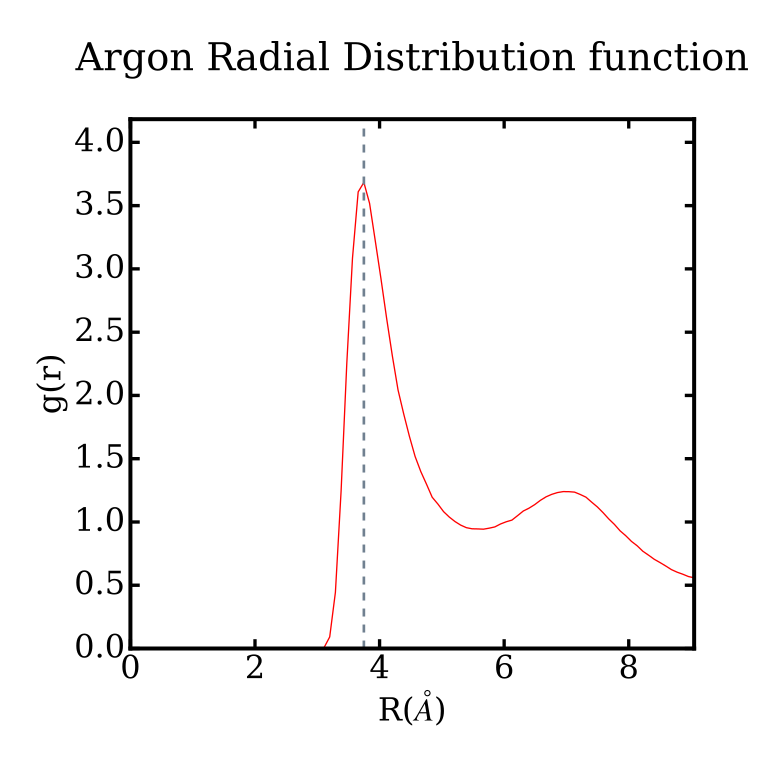

Write Python code to recreate this figure.
import numpy as np
import matplotlib.pyplot as plt
plt.rc('font', family='serif',size = 24)
#read data

radial=np.loadtxt("hist.data")
separation=np.linspace(0,18.1/2.0,len(radial))
#dsep = separation[1]-separation[0]
#separation += dsep/0.5
#ra`dial = radial/dsep
#rho = 1.0
#for i in range(len(radial)):
    #r = dsep * (i+0.5)
    #r = dsep
    #vol = ((i+1)**3 - (i**3))*dsep**3
    #numpart = (4.0/3.0)*np.pi*vol*rho
    #radial[i] /= (numpart)
#radial/=4*np.pi*separation
radial/=np.sum(radial[0.5*len(radial):len(radial)])/((1-0.5)*len(radial))
#radial/=radial[len(radial)-1]
print "max", max(radial), separation[np.argmax(radial)]
print "all"
#for i in range(len(radial)):
#    print radial[i], separation[i]
#radial/=np.sum(radial[len(radial)/2:len(radial)])/(0.5*len(radial))
#xminimum= min(separation)-0.05
#xmaximum = max(separation)+0.05
#yminimum= min(waterDimer)-0.005
#ymaximum = max(waterDimer)+0.005
#plot commands
fig = plt.figure(facecolor='white',figsize=(8,8))
ax = fig.add_subplot(111)
plt.xlim(0, max(separation))
plt.ylim(0, np.max(radial)+0.5)
print separation[np.argmax(radial)]
#plt.plot(radial,color='red', bins=50)
plt.plot(separation,radial,color='red')
plt.plot([separation[np.argmax(radial)], separation[np.argmax(radial)]], [0, 10], color='slategray', linestyle='--', linewidth=2)
for axis in ['top','bottom','left','right']:
	ax.spines[axis].set_linewidth(3)
#plt.xticks([0,np.pi,2*np.pi],['0',r'$\pi$',r'$2\pi$'])
ax.xaxis.set_tick_params(width=2.5,length=7)
ax.yaxis.set_tick_params(width=2.5,length=7)
plt.xlabel(r'R($\AA$)')
plt.ylabel(r'g(r)')
plt.title(r'Argon Radial Distribution function',y=1.08)
fig.tight_layout()
fig.savefig('prettyplot.svg')
#plt.show()
